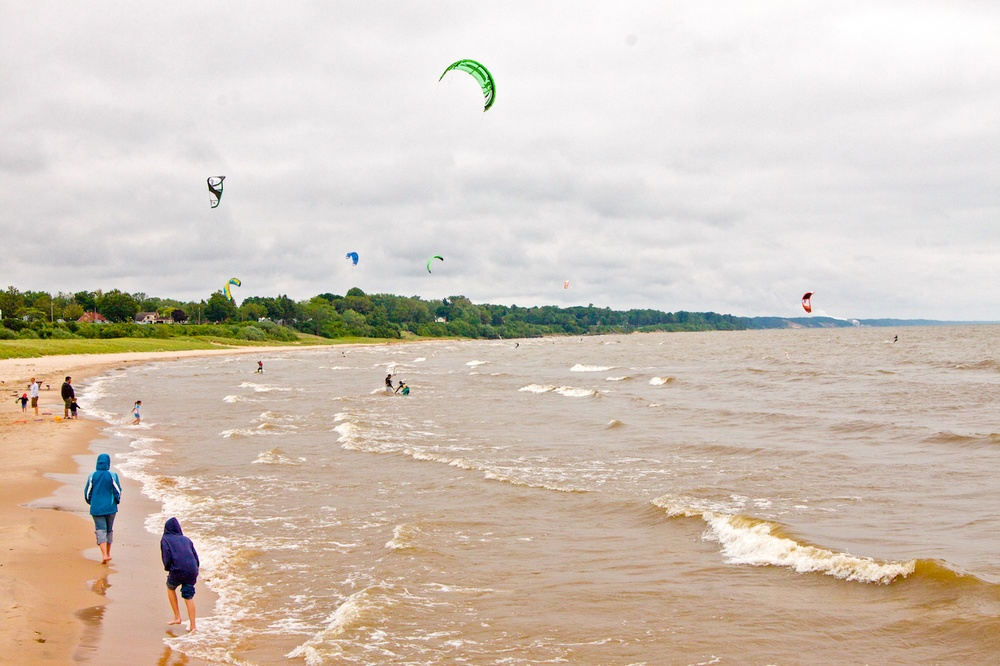
#> input picture src/image_mutation/imagegym/kite.jpg, 1000 x 666 px, shrunk from 1352 x 900 before the run
$ python gadget.py imagegym/kite.jpg imagegym/wakeupcat.jpg
#> lines starting #> are read from the running program, lines starting #| are printed output that depends on the picture
import cv2, sys, os
import numpy as np

def compute_hisgram(path):
#> called with path = 'imagegym/kite.jpg'
    hog = cv2.HOGDescriptor()
    im = cv2.imread(path)
#> im is the input picture: shape (666, 1000, 3); mean B, G, R 185.8, 197.8, 210.1
    img_gray = cv2.cvtColor(im, cv2.COLOR_BGR2GRAY)
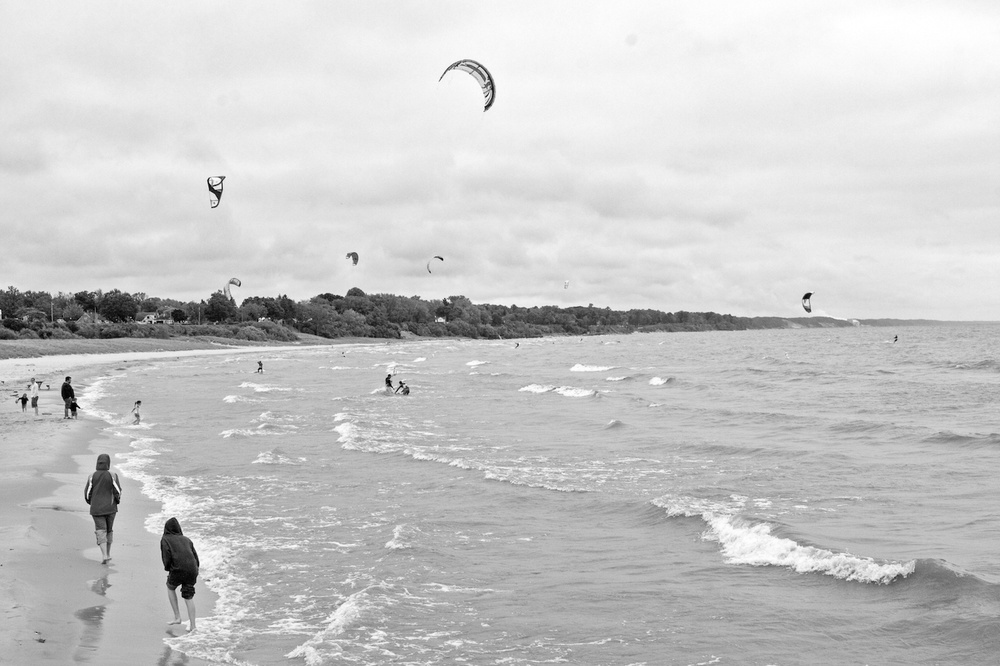
#> img_gray: shape (666, 1000); min 0, max 255, mean 200.2
    h = hog.compute(im)

    return h

def histogram_intersection(h1, h2):
    return cv2.compareHist(h1, h2, cv2.HISTCMP_INTERSECT)

def process_two_images(path1, path2):
    # print (path1, path2)
    h1 = compute_hisgram(path1)
    h2 = compute_hisgram(path2)
#> call 2 of compute_hisgram, with path = 'imagegym/wakeupcat.jpg'
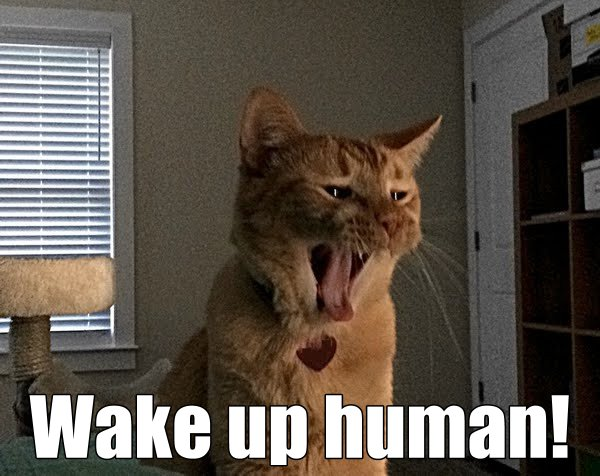
#> input picture src/image_mutation/imagegym/wakeupcat.jpg, 600 x 476 px
#> in compute_hisgram, im is the input picture: shape (476, 600, 3); mean B, G, R 76, 85.1, 93.4
#> in compute_hisgram (call 2), `img_gray = cv2.cvtColor(im, cv2.COLOR_BGR2GRAY)`:
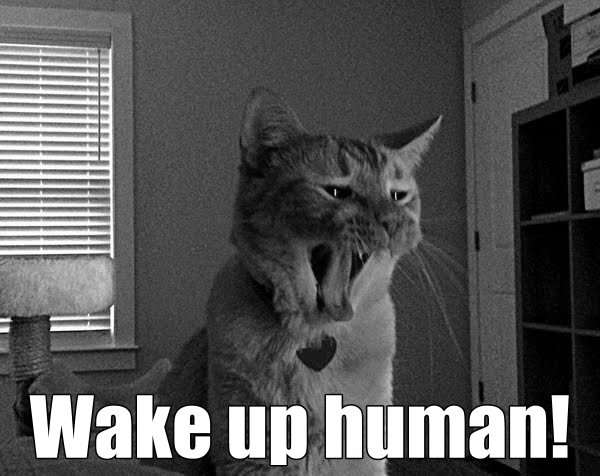
#> img_gray: shape (476, 600); min 0, max 255, mean 86.5

    h12 = histogram_intersection(h1, h2)

    # print (h12)
    # to normalize, we need to divide by the original image.
    r = (h12/np.sum(h2))
    print (path1, path2, r)
    return r

#> (the run stopped early here; a loop or call above may not have finished)
